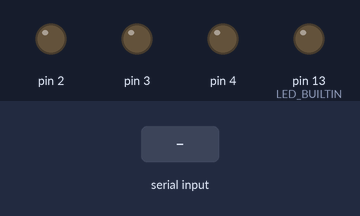
The sketch below on a simulated Arduino Uno, built with avr-gcc and run on an emulated ATmega328P. Shown: output pins drawn as LEDs (lit = HIGH). The inputs (shaded band) are chosen by the test bench.

Above: at 1.2 s.
1.3 s: "a" received over Serial
At 2.6 s:
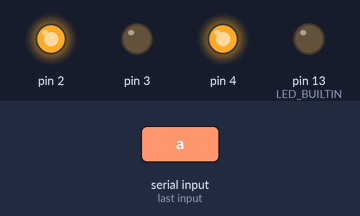
Timing chart, 0 to 7.8 s (numbered marks = the images above; inputs shaded):
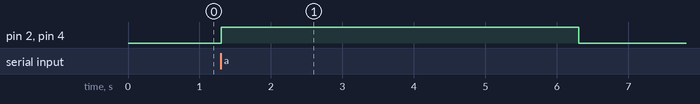

The sketch:

SerialReceiver.ino
```cpp
//*********************************************
// Time-Series Signal Processing
// Rong-Hao Liang: r.liang@tue.nl
//*********************************************

int sampleRate = 100; //samples per second
int sampleInterval = 1000000/sampleRate; //Inverse of SampleRate
long timer = micros(); //timer


int ledOn = 0; //to control the LED.

void setup() {
  Serial.begin(115200); //serial
  pinMode(LED_BUILTIN, OUTPUT);
  pinMode(2, OUTPUT);
  pinMode(3, OUTPUT);
  pinMode(4, OUTPUT);
}

void loop() {
  if (micros() - timer >= sampleInterval) { //Timer: send sensor data in every 10ms
    timer = micros();
    getDataFromProcessing(); //Receive before sending out the signals
    //ledon = 1;

  }
}

void getDataFromProcessing() {
  while (Serial.available()) {
    char inChar = (char)Serial.read();
    if (inChar == 'a') { //when an 'a' character is received.
      //ledOn = 1;
      //Serial.println("check");
      //digitalWrite(LED_BUILTIN, 1); //turn on the built in LED on Arduino Uno
      digitalWrite(2, 1);
      digitalWrite(4, 1);
      delay(5000);
      digitalWrite(2, 0);
      digitalWrite(4, 0);
      //Serial.write("Check");
    }
    if (inChar == 'b') { //when an 'b' character is received.
      //ledOn = 0;
      //digitalWrite(LED_BUILTIN, 0); //turn on the built in LED on Arduino Uno
      digitalWrite(3, 1);
      delay(5000);
      digitalWrite(3, 0);
    }
  }
}
```

Measured:
- after the input at 1.3 s, pin 2, pin 4: LOW → HIGH at once, → LOW 5.0 s later
